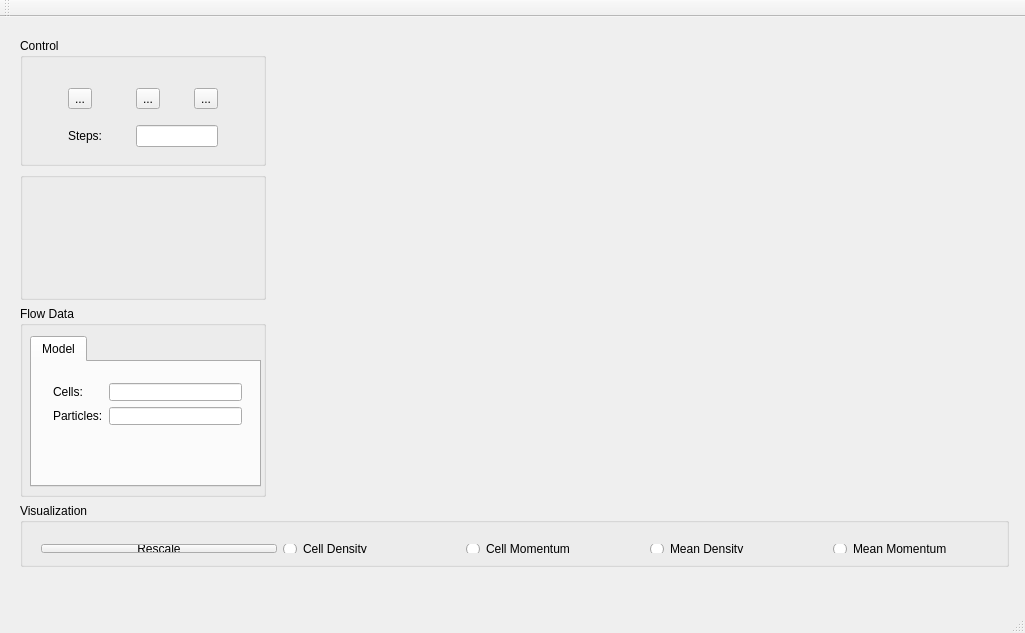
<?xml version="1.0" encoding="UTF-8"?>
<ui version="4.0">
 <class>SingleView</class>
 <widget class="QMainWindow" name="SingleView">
  <property name="geometry">
   <rect>
    <x>0</x>
    <y>0</y>
    <width>1025</width>
    <height>633</height>
   </rect>
  </property>
  <property name="windowTitle">
   <string>SingleView</string>
  </property>
  <widget class="QWidget" name="centralWidget">
   <widget class="QWidget" name="gridLayoutWidget_2">
    <property name="geometry">
     <rect>
      <x>9</x>
      <y>10</y>
      <width>1011</width>
      <height>551</height>
     </rect>
    </property>
    <layout class="QGridLayout" name="mainGridLayout" rowstretch="2,2,3,1" columnstretch="1,3">
     <item row="2" column="0">
      <widget class="QGroupBox" name="flowGroupBox">
       <property name="title">
        <string>Flow Data</string>
       </property>
       <widget class="QTabWidget" name="flowTabWidget">
        <property name="geometry">
         <rect>
          <x>10</x>
          <y>30</y>
          <width>231</width>
          <height>151</height>
         </rect>
        </property>
        <property name="currentIndex">
         <number>0</number>
        </property>
        <widget class="QWidget" name="modelTab">
         <attribute name="title">
          <string>Model</string>
         </attribute>
         <widget class="QWidget" name="formLayoutWidget_3">
          <property name="geometry">
           <rect>
            <x>10</x>
            <y>10</y>
            <width>211</width>
            <height>64</height>
           </rect>
          </property>
          <layout class="QFormLayout" name="modelFormLayout">
           <item row="0" column="0">
            <widget class="QLabel" name="numCellsLabel">
             <property name="text">
              <string>Cells:</string>
             </property>
            </widget>
           </item>
           <item row="0" column="1">
            <widget class="QLineEdit" name="numCellsLineEdit">
             <property name="alignment">
              <set>Qt::AlignRight|Qt::AlignTrailing|Qt::AlignVCenter</set>
             </property>
             <property name="readOnly">
              <bool>true</bool>
             </property>
            </widget>
           </item>
           <item row="1" column="0">
            <widget class="QLabel" name="numParticlesLabel">
             <property name="text">
              <string>Particles:</string>
             </property>
            </widget>
           </item>
           <item row="1" column="1">
            <widget class="QLineEdit" name="numParticlesLineEdit">
             <property name="alignment">
              <set>Qt::AlignRight|Qt::AlignTrailing|Qt::AlignVCenter</set>
             </property>
             <property name="readOnly">
              <bool>true</bool>
             </property>
            </widget>
           </item>
          </layout>
         </widget>
        </widget>
       </widget>
      </widget>
     </item>
     <item row="0" column="1" rowspan="3">
      <widget class="QVTKWidget" name="qvtkWidget" native="true"/>
     </item>
     <item row="1" column="0">
      <widget class="QGroupBox" name="perfGroupBox">
       <property name="title">
        <string/>
       </property>
      </widget>
     </item>
     <item row="0" column="0">
      <widget class="QGroupBox" name="controlGroupBox">
       <property name="title">
        <string>Control</string>
       </property>
       <widget class="QWidget" name="gridLayoutWidget">
        <property name="geometry">
         <rect>
          <x>9</x>
          <y>29</y>
          <width>231</width>
          <height>101</height>
         </rect>
        </property>
        <layout class="QGridLayout" name="controlGridLayout" columnminimumwidth="0,0,0">
         <property name="sizeConstraint">
          <enum>QLayout::SetDefaultConstraint</enum>
         </property>
         <item row="0" column="1">
          <widget class="QToolButton" name="pauseButton">
           <property name="text">
            <string>...</string>
           </property>
           <property name="iconSize">
            <size>
             <width>32</width>
             <height>32</height>
            </size>
           </property>
          </widget>
         </item>
         <item row="0" column="0">
          <widget class="QToolButton" name="playButton">
           <property name="text">
            <string>...</string>
           </property>
           <property name="iconSize">
            <size>
             <width>32</width>
             <height>32</height>
            </size>
           </property>
          </widget>
         </item>
         <item row="1" column="0">
          <widget class="QLabel" name="stepsLabel">
           <property name="text">
            <string>Steps:</string>
           </property>
          </widget>
         </item>
         <item row="0" column="2">
          <widget class="QToolButton" name="recordButton">
           <property name="text">
            <string>...</string>
           </property>
           <property name="iconSize">
            <size>
             <width>32</width>
             <height>32</height>
            </size>
           </property>
          </widget>
         </item>
         <item row="1" column="1" colspan="2">
          <widget class="QLineEdit" name="stepsLineEdit">
           <property name="frame">
            <bool>true</bool>
           </property>
           <property name="alignment">
            <set>Qt::AlignRight|Qt::AlignTrailing|Qt::AlignVCenter</set>
           </property>
           <property name="readOnly">
            <bool>true</bool>
           </property>
          </widget>
         </item>
        </layout>
       </widget>
      </widget>
     </item>
     <item row="3" column="0" colspan="2">
      <widget class="QGroupBox" name="visGroupBox">
       <property name="title">
        <string>Visualization</string>
       </property>
       <widget class="QWidget" name="gridLayoutWidget_3">
        <property name="geometry">
         <rect>
          <x>10</x>
          <y>30</y>
          <width>991</width>
          <height>31</height>
         </rect>
        </property>
        <layout class="QGridLayout" name="visGridLayout" columnstretch="4,3,3,3,3">
         <item row="0" column="0">
          <widget class="QPushButton" name="rescaleButton">
           <property name="text">
            <string>Rescale</string>
           </property>
          </widget>
         </item>
         <item row="0" column="2">
          <widget class="QRadioButton" name="cellMomentumRadioButton">
           <property name="text">
            <string>Cell Momentum</string>
           </property>
          </widget>
         </item>
         <item row="0" column="1">
          <widget class="QRadioButton" name="cellDensityRadioButton">
           <property name="text">
            <string>Cell Density</string>
           </property>
          </widget>
         </item>
         <item row="0" column="3">
          <widget class="QRadioButton" name="meanDensityRadioButton">
           <property name="text">
            <string>Mean Density</string>
           </property>
          </widget>
         </item>
         <item row="0" column="4">
          <widget class="QRadioButton" name="meanMomentumRadioButton">
           <property name="text">
            <string>Mean Momentum</string>
           </property>
          </widget>
         </item>
        </layout>
       </widget>
      </widget>
     </item>
    </layout>
   </widget>
  </widget>
  <widget class="QMenuBar" name="menuBar">
   <property name="geometry">
    <rect>
     <x>0</x>
     <y>0</y>
     <width>1025</width>
     <height>22</height>
    </rect>
   </property>
  </widget>
  <widget class="QToolBar" name="mainToolBar">
   <attribute name="toolBarArea">
    <enum>TopToolBarArea</enum>
   </attribute>
   <attribute name="toolBarBreak">
    <bool>false</bool>
   </attribute>
  </widget>
  <widget class="QStatusBar" name="statusBar"/>
 </widget>
 <layoutdefault spacing="6" margin="11"/>
 <customwidgets>
  <customwidget>
   <class>QVTKWidget</class>
   <extends>QWidget</extends>
   <header>QVTKWidget.h</header>
  </customwidget>
 </customwidgets>
 <resources/>
 <connections/>
</ui>
